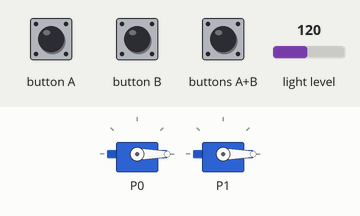
This program was run on a simulated BBC micro:bit (MakeCode). Parts: 2 × servo. The inputs (shaded band) are chosen by the test bench; at power-on: light level 120. What the program prints to the serial console is not drawn.

Above: at 1.2 s.
1.3 s: button A pressed for 0.15 s
At 2.6 s:
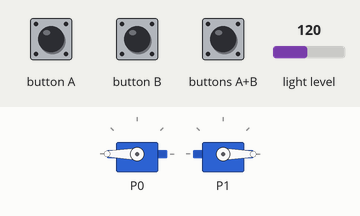
2.9 s: button B pressed for 0.15 s
At 3.8 s:
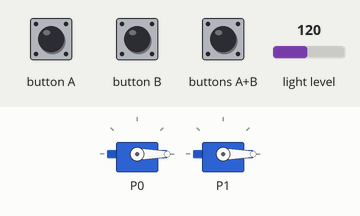
Timing chart, 0 to 5.9 s (numbered marks = the images above; inputs shaded):
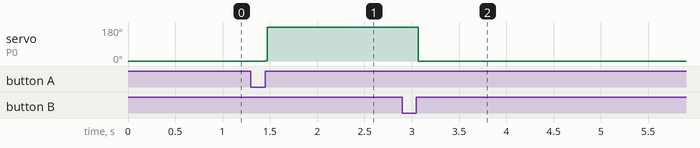

Measured:
- after the input at 1.3 s, servo on P0: 0° → 180° after 0.15 s
- after the input at 2.9 s, servo on P0: 180° → 0° after 0.15 s

The program:

main.ts
```typescript
input.onButtonPressed(Button.A, function () {
    if (Commutateur % 2 == 0) {
        while (PositionHoriz <= LimiteHorizMax) {
            PositionHoriz += 2
            servos.P0.setAngle(PositionHoriz)
        }
    } else {
        while (PositionVertical <= LimiteVertiMax) {
            PositionVertical += 2
            servos.P1.setAngle(PositionVertical)
        }
    }
})
input.onButtonPressed(Button.AB, function () {
    Commutateur += 1
})
input.onButtonPressed(Button.B, function () {
    if (Commutateur % 2 == 0) {
        while (PositionHoriz >= LimiteHorizMin) {
            PositionHoriz += -2
            servos.P0.setAngle(PositionHoriz)
        }
    } else {
        while (PositionVertical >= LimiteVertiMin) {
            PositionVertical += -2
            servos.P1.setAngle(PositionVertical)
        }
    }
})
let PositionVertical = 0
let Commutateur = 0
let PositionHoriz = 0
let LimiteVertiMax = 0
let LimiteVertiMin = 0
let LimiteHorizMax = 0
let LimiteHorizMin = 0
LimiteHorizMin = 0
LimiteHorizMax = 180
LimiteVertiMin = 0
LimiteVertiMax = 90
PositionHoriz = 0
Commutateur = 0
servos.P0.setRange(LimiteHorizMin, LimiteHorizMax)
servos.P0.setAngle(LimiteHorizMin)
servos.P1.setRange(LimiteVertiMin, LimiteVertiMax)
servos.P1.setAngle(LimiteVertiMin)
basic.forever(function () {
    serial.writeNumber(input.lightLevel())
    serial.writeLine("")
})
```

test.ts
```typescript
// les tests vont ici; ceci n'est pas compilé lorsque cet ensemble est utilisé en tant qu'extension.
```
